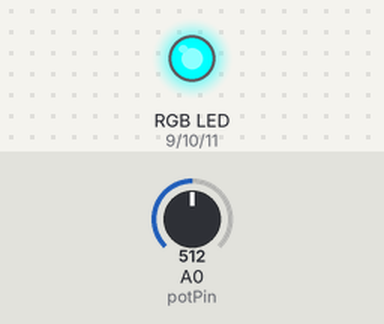
A program run on a simulated Arduino Uno, built with avr-gcc and run on an emulated ATmega328P. Parts: an RGB LED mixed from three pins (HIGH = lit). Inputs (shaded band) come from the test bench; at power-on: A0 (potPin) = 512.

Above: at 1.2 s.
1.3 s: A0 (potPin) set to 716
At 2.5 s:
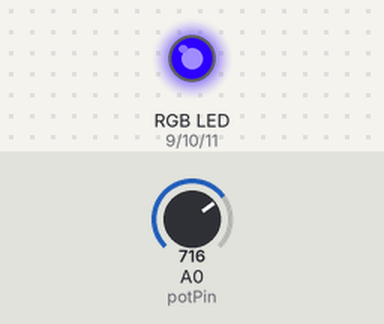
2.8 s: A0 (potPin) set to 900
At 4.0 s:
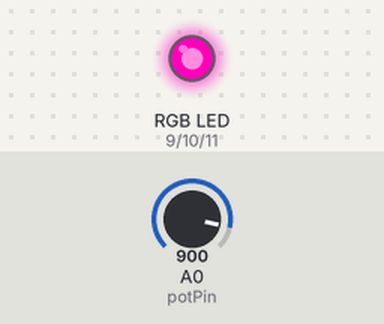
4.3 s: A0 (potPin) set to 1023
At 5.5 s:
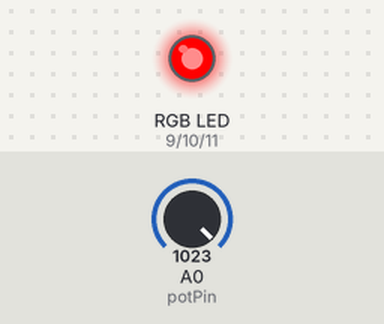
5.8 s: A0 (potPin) set to 511
At 7.0 s:
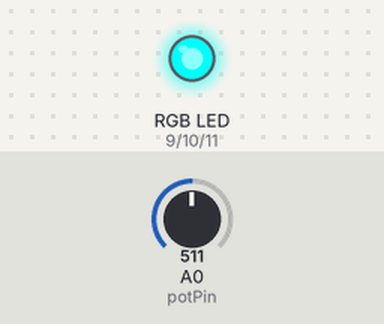
7.3 s: A0 (potPin) set to 306
At 8.0 s:
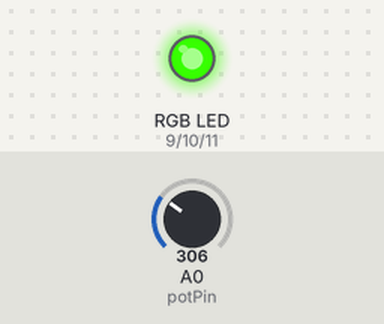
8.8 s: A0 (potPin) set to 0
At 9.5 s:
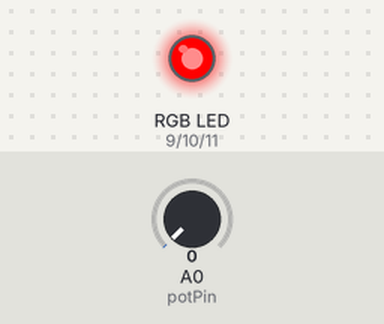
Timing chart, 0 to 11.3 s (numbered marks = the images above; inputs shaded):
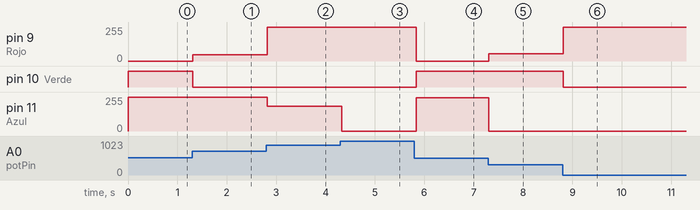

Measured:
- after the input at 1.3 s, pin 9 (Rojo): 0/255 → 46/255 at once; pin 10 (Verde): HIGH → LOW at once
- after the input at 2.8 s, pin 9 (Rojo): 46/255 → 255/255 at once; pin 11 (Azul): 255/255 → 186/255 at once
- after the input at 4.3 s, pin 11 (Azul): 186/255 → 0/255 at once
- after the input at 5.8 s, pin 9 (Rojo): 255/255 → 0/255 at once; pin 10 (Verde): LOW → HIGH at once; pin 11 (Azul): 0/255 → 250/255 at once
- after the input at 7.3 s, pin 9 (Rojo): 0/255 → 55/255 at once; pin 11 (Azul): 250/255 → 0/255 at once
- after the input at 8.8 s, pin 9 (Rojo): 55/255 → 255/255 at once; pin 10 (Verde): HIGH → LOW at once

The program:

main.cpp
```cpp
#include <Arduino.h>

const int potPin = A0;   // Pin analógico para el potenciómetro

void setup() {
    pinMode(9, OUTPUT);   // Rojo
    pinMode(10, OUTPUT);  // Verde
    pinMode(11, OUTPUT);  // Azul
    pinMode(potPin, INPUT);
}

void loop() {
    int potValue = analogRead(potPin);          // 0‑1023
    float hue = map(potValue, 0, 1023, 0, 360); // 0‑360 grados

    // Convertir HSV a RGB (valor de saturación y brillo al 100%)
    float s = 1.0;
    float v = 1.0;
    float c = v * s;
    float x = c * (1 - abs(fmod(hue / 60.0, 2) - 1));
    float m = v - c;

    float r1, g1, b1;
    if (hue < 60)      { r1 = c; g1 = x; b1 = 0; }
    else if (hue < 120) { r1 = x; g1 = c; b1 = 0; }
    else if (hue < 180) { r1 = 0; g1 = c; b1 = x; }
    else if (hue < 240) { r1 = 0; g1 = x; b1 = c; }
    else if (hue < 300) { r1 = x; g1 = 0; b1 = c; }
    else                { r1 = c; g1 = 0; b1 = x; }

    int r = (int)((r1 + m) * 255);
    int g = (int)((g1 + m) * 255);
    int b = (int)((b1 + m) * 255);

    analogWrite(9, r);   // Rojo
    analogWrite(10, g);  // Verde
    analogWrite(11, b);  // Azul

    delay(50);           // Ajusta la velocidad de cambio
}
```
